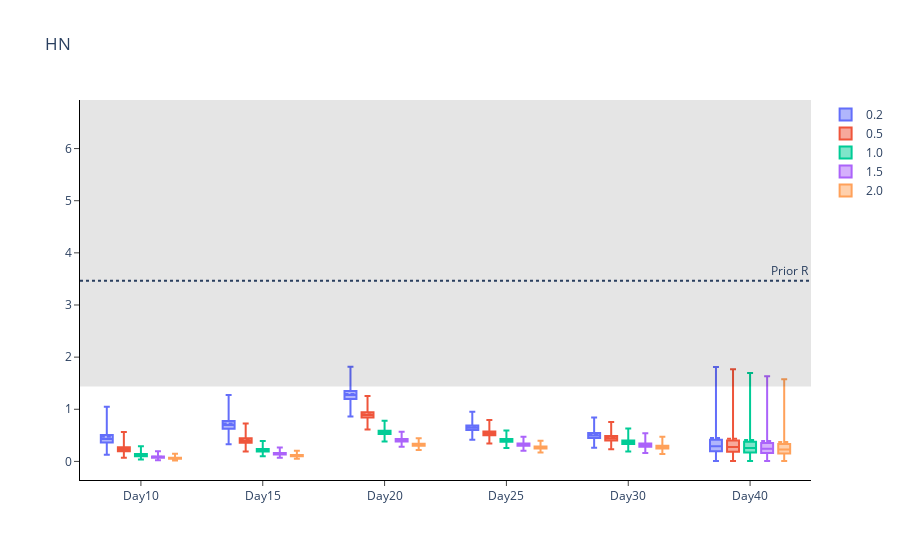

The notebook cell saved with this chart:
### Code cell
# Create list of names for x-axis and traces
group_name = ['Day{}'.format(x) for x in chosen_times]

# Sort results
all_intervals_chosen.sort_values(by=['Epsilon','Time Points'], inplace=True)

# Plot (box plot for inference)
fig = go.Figure()

prior_dist = scipy.stats.gamma(a, scale=1/b)
median = prior_dist.median()
prior_dist_interval = prior_dist.interval(.5)

fig.add_hrect(y0=prior_dist_interval[0], y1=prior_dist_interval[1], line_width=0, fillcolor='black', opacity=0.1)
fig.add_hline(y=median, line_dash='dot',
              annotation_text='Prior R', fillcolor='black',
              annotation_position='top right')

n = len(group_name)
for i in range(len(epsilon_range)):
    fig.add_trace(
        go.Box(
            mean=all_intervals_chosen.loc[all_intervals_chosen['Central Probability']==0]['Mean'][i*n:(i+1)*n],
            median=all_intervals_chosen.loc[all_intervals_chosen['Central Probability']==0]['Lower bound CI'][i*n:(i+1)*n],
            q1=all_intervals_chosen.loc[all_intervals_chosen['Central Probability']==0.25]['Lower bound CI'][i*n:(i+1)*n],
            q3=all_intervals_chosen.loc[all_intervals_chosen['Central Probability']==0.25]['Upper bound CI'][i*n:(i+1)*n],
            upperfence=all_intervals_chosen.loc[all_intervals_chosen['Central Probability']==0.95]['Upper bound CI'][i*n:(i+1)*n],
            lowerfence=all_intervals_chosen.loc[all_intervals_chosen['Central Probability']==0.95]['Lower bound CI'][i*n:(i+1)*n],
            x=group_name,
            name=str(round(epsilon_range[i],1))
        )
    )
fig.update_layout(boxmode='group', title='HN', plot_bgcolor='white',
    xaxis=dict(linecolor='black'),
    yaxis=dict(linecolor='black'))

fig.update_xaxes(ticks='outside')
fig.update_yaxes(ticks='outside')

# fig.write_image('HN-inf-r.pdf')
fig.show()

### Figure 1 — Plotly figure (JSON) as saved in the notebook; plotly's stock layout.template omitted (floating-point values rounded to 4 significant figures)
{"data": [{"lowerfence": [0.1267, 0.3304, 0.8633, 0.4137, 0.2617, 0.01013], "mean": [0.4714, 0.7247, 1.29, 0.6556, 0.5103, 0.4484], "median": [0.4306, 0.6975, 1.273, 0.6456, 0.4954, 0.2884], "name": "0.2", "q1": [0.3627, 0.6247, 1.198, 0.6029, 0.4502, 0.193], "q3": [0.5068, 0.7759, 1.352, 0.6903, 0.5436, 0.4149], "type": "box", "upperfence": [1.048, 1.273, 1.815, 0.9546, 0.8434, 1.809], "x": ["Day10", "Day15", "Day20", "Day25", "Day30", "Day40"]}, {"lowerfence": [0.06802, 0.1882, 0.6097, 0.3446, 0.2334, 0.009709], "mean": [0.253, 0.4126, 0.9024, 0.5452, 0.4566, 0.4351], "median": [0.2312, 0.3972, 0.8915, 0.5371, 0.4431, 0.2778], "name": "0.5", "q1": [0.1947, 0.3557, 0.8404, 0.5017, 0.4024, 0.1857], "q3": [0.272, 0.4418, 0.9448, 0.5741, 0.4864, 0.4005], "type": "box", "upperfence": [0.5622, 0.7247, 1.257, 0.7922, 0.7571, 1.769], "x": ["Day10", "Day15", "Day20", "Day25", "Day30", "Day40"]}, {"lowerfence": [0.03531, 0.1011, 0.3832, 0.2579, 0.1918, 0.00897], "mean": [0.1313, 0.2217, 0.5638, 0.408, 0.3775, 0.4114], "median": [0.12, 0.2134, 0.5574, 0.402, 0.3658, 0.2592], "name": "1.0", "q1": [0.1011, 0.1911, 0.526, 0.3755, 0.332, 0.1727], "q3": [0.1412, 0.2373, 0.5902, 0.4296, 0.4021, 0.375], "type": "box", "upperfence": [0.2918, 0.3893, 0.7804, 0.5927, 0.6297, 1.696], "x": ["Day10", "Day15", "Day20", "Day25", "Day30", "Day40"]}, {"lowerfence": [0.02384, 0.06913, 0.2792, 0.2059, 0.1627, 0.008335], "mean": [0.08869, 0.1516, 0.41, 0.3261, 0.3219, 0.3908], "median": [0.08104, 0.1459, 0.4055, 0.3212, 0.3116, 0.2431], "name": "1.5", "q1": [0.06827, 0.1307, 0.3827, 0.3, 0.2825, 0.1615], "q3": [0.09537, 0.1623, 0.4292, 0.3434, 0.3427, 0.3529], "type": "box", "upperfence": [0.197, 0.2661, 0.5665, 0.4742, 0.5397, 1.632], "x": ["Day10", "Day15", "Day20", "Day25", "Day30", "Day40"]}, {"lowerfence": [0.018, 0.05251, 0.2196, 0.1713, 0.1411, 0.007785], "mean": [0.06695, 0.1151, 0.3222, 0.2716, 0.2806, 0.3727], "median": [0.06118, 0.1108, 0.3186, 0.2675, 0.2714, 0.2291], "name": "2.0", "q1": [0.05153, 0.09926, 0.3008, 0.2498, 0.2459, 0.1517], "q3": [0.07199, 0.1233, 0.3372, 0.286, 0.2987, 0.3336], "type": "box", "upperfence": [0.1487, 0.2022, 0.4447, 0.3954, 0.4725, 1.575], "x": ["Day10", "Day15", "Day20", "Day25", "Day30", "Day40"]}], "layout": {"annotations": [{"showarrow": false, "text": "Prior R", "x": 1, "xanchor": "right", "xref": "x domain", "y": 3.466, "yanchor": "bottom", "yref": "y"}], "boxmode": "group", "plot_bgcolor": "white", "shapes": [{"fillcolor": "black", "line": {"width": 0}, "opacity": 0.1, "type": "rect", "x0": 0, "x1": 1, "xref": "x domain", "y0": 1.438, "y1": 6.931, "yref": "y"}, {"fillcolor": "black", "line": {"dash": "dot"}, "type": "line", "x0": 0, "x1": 1, "xref": "x domain", "y0": 3.466, "y1": 3.466, "yref": "y"}], "title": {"text": "HN"}, "xaxis": {"linecolor": "black", "ticks": "outside"}, "yaxis": {"linecolor": "black", "ticks": "outside"}}}
